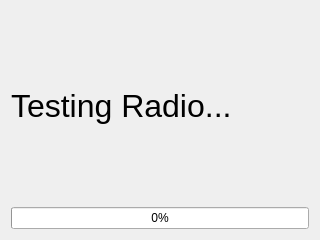
<?xml version="1.0" encoding="UTF-8"?>
<ui version="4.0">
 <class>Form</class>
 <widget class="QWidget" name="Form">
  <property name="geometry">
   <rect>
    <x>0</x>
    <y>0</y>
    <width>320</width>
    <height>240</height>
   </rect>
  </property>
  <property name="windowTitle">
   <string>Form</string>
  </property>
  <layout class="QVBoxLayout" name="verticalLayout">
   <item>
    <widget class="QLabel" name="label">
     <property name="font">
      <font>
       <pointsize>24</pointsize>
      </font>
     </property>
     <property name="text">
      <string>Testing Radio...</string>
     </property>
    </widget>
   </item>
   <item>
    <widget class="QProgressBar" name="progressBar">
     <property name="value">
      <number>0</number>
     </property>
    </widget>
   </item>
  </layout>
 </widget>
 <resources/>
 <connections/>
</ui>
